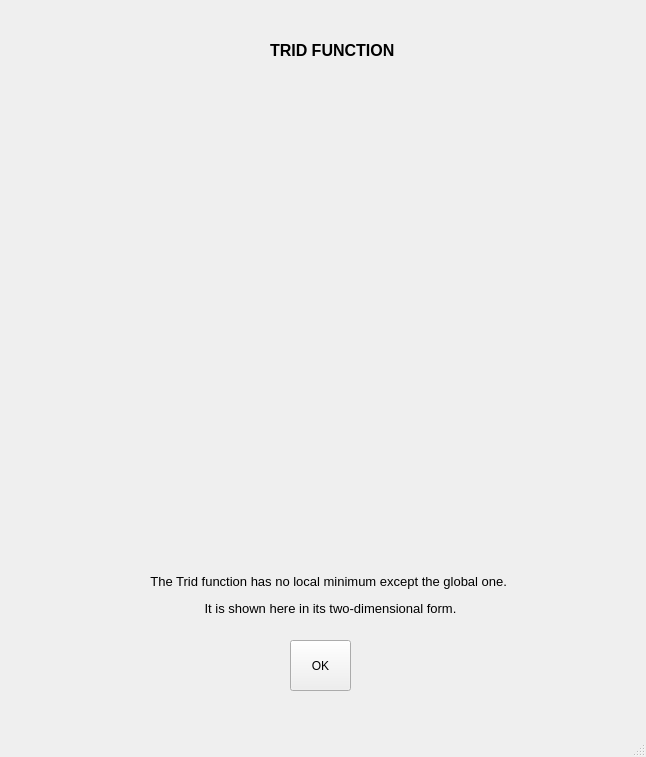
<?xml version="1.0" encoding="UTF-8"?>
<ui version="4.0">
 <class>MainWindow</class>
 <widget class="QMainWindow" name="MainWindow">
  <property name="geometry">
   <rect>
    <x>0</x>
    <y>0</y>
    <width>646</width>
    <height>757</height>
   </rect>
  </property>
  <property name="windowTitle">
   <string>MainWindow</string>
  </property>
  <widget class="QWidget" name="centralwidget">
   <widget class="QPushButton" name="okButton">
    <property name="geometry">
     <rect>
      <x>290</x>
      <y>640</y>
      <width>61</width>
      <height>51</height>
     </rect>
    </property>
    <property name="text">
     <string>OK</string>
    </property>
   </widget>
   <widget class="QLabel" name="label">
    <property name="geometry">
     <rect>
      <x>270</x>
      <y>40</y>
      <width>191</width>
      <height>21</height>
     </rect>
    </property>
    <property name="font">
     <font>
      <pointsize>12</pointsize>
      <weight>75</weight>
      <bold>true</bold>
     </font>
    </property>
    <property name="text">
     <string>TRID FUNCTION</string>
    </property>
   </widget>
   <widget class="QLabel" name="label_2">
    <property name="geometry">
     <rect>
      <x>60</x>
      <y>80</y>
      <width>541</width>
      <height>451</height>
     </rect>
    </property>
    <property name="text">
     <string/>
    </property>
    <property name="pixmap">
     <pixmap>images/trid.png</pixmap>
    </property>
    <property name="scaledContents">
     <bool>true</bool>
    </property>
   </widget>
   <widget class="QLabel" name="label_4">
    <property name="geometry">
     <rect>
      <x>50</x>
      <y>530</y>
      <width>561</width>
      <height>131</height>
     </rect>
    </property>
    <property name="font">
     <font>
      <pointsize>10</pointsize>
     </font>
    </property>
    <property name="text">
     <string>&lt;html&gt;&lt;head/&gt;&lt;body&gt;&lt;p align=&quot;center&quot;&gt;&lt;span style=&quot; font-family:'Helvetica'; color:#000000;&quot;&gt;The Trid function has no local minimum except the global one. &lt;/span&gt;&lt;/p&gt;&lt;p align=&quot;center&quot;&gt;&lt;span style=&quot; font-family:'Helvetica'; color:#000000;&quot;&gt;It is shown here in its two-dimensional form.&lt;/span&gt;&lt;/p&gt;&lt;/body&gt;&lt;/html&gt;</string>
    </property>
   </widget>
  </widget>
  <widget class="QMenuBar" name="menubar">
   <property name="geometry">
    <rect>
     <x>0</x>
     <y>0</y>
     <width>646</width>
     <height>21</height>
    </rect>
   </property>
  </widget>
  <widget class="QStatusBar" name="statusbar"/>
 </widget>
 <resources>
  <include location="ImageResources.qrc"/>
 </resources>
 <connections/>
</ui>
